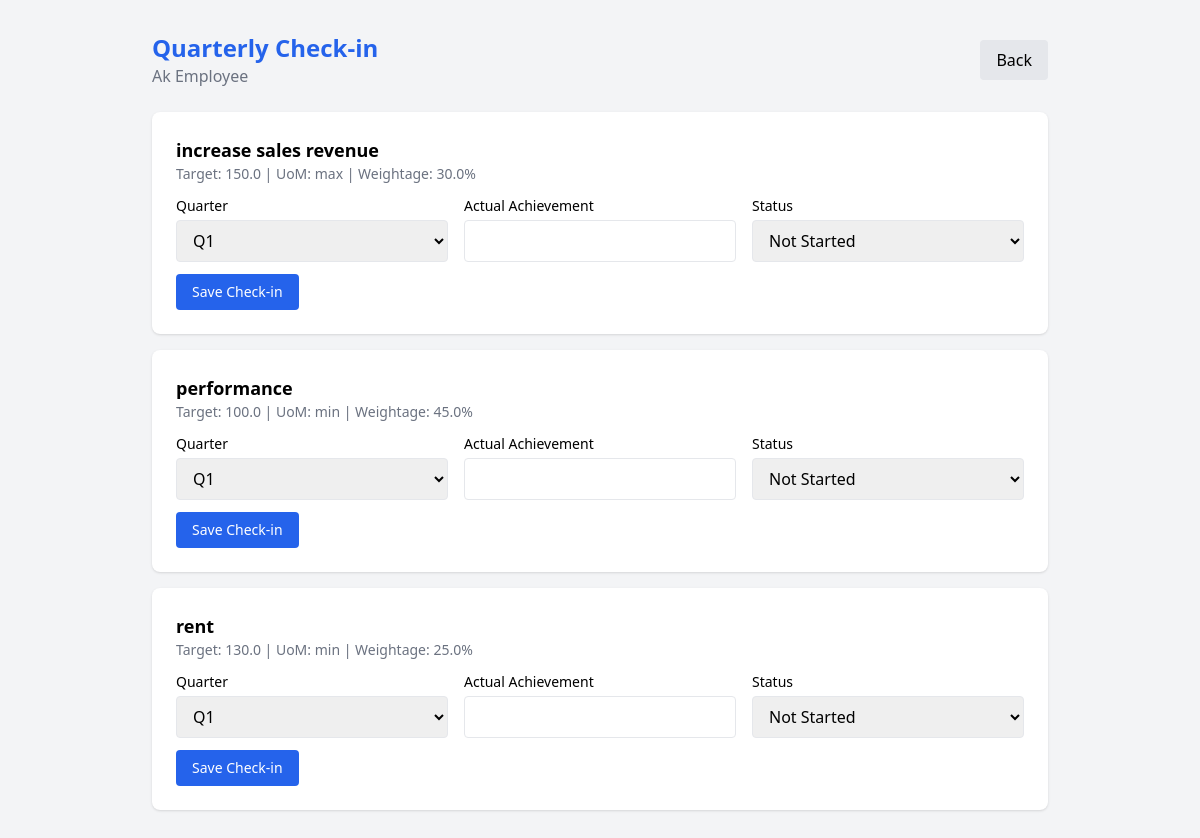
The app's page /employee/checkin (signed in), older data.
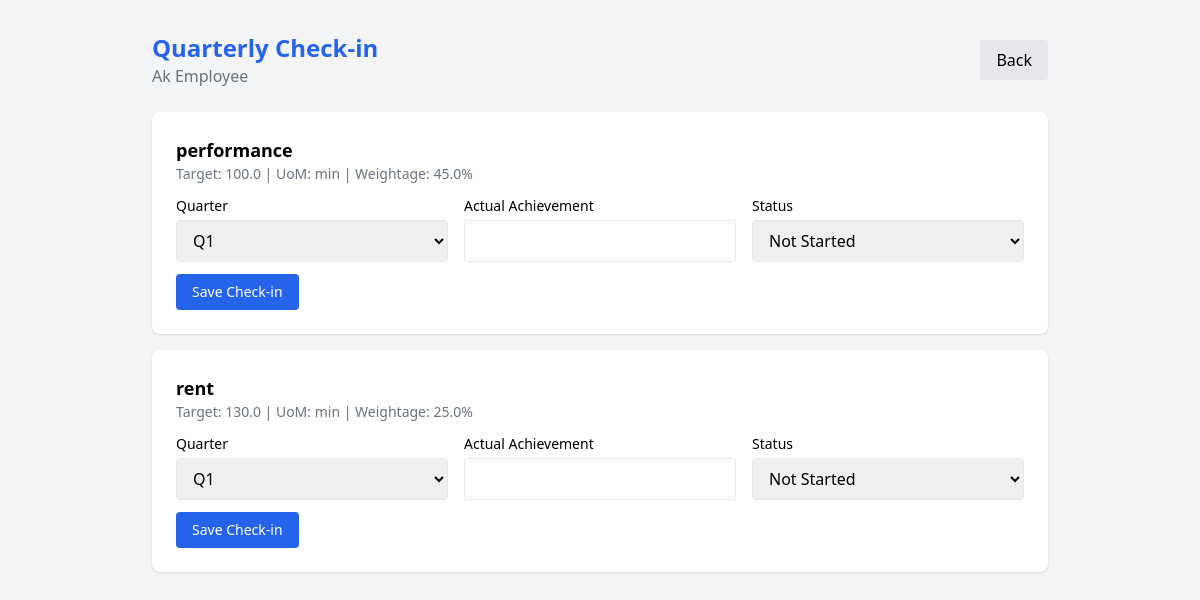
The same page, newer data.
### app/models.py (models this page shows)
class Goal(Base):
    __tablename__ = "goals"
    id = Column(Integer, primary_key=True, index=True)
    employee_id = Column(Integer, ForeignKey("users.id"), nullable=False)
    title = Column(String, nullable=False)
    thrust_area = Column(String, nullable=False)
    uom_type = Column(String, nullable=False)  # min / max / zero / timeline
    target = Column(Float, nullable=False)
    weightage = Column(Float, nullable=False)
    status = Column(String, default="draft")  # draft / submitted / approved / locked
    is_shared = Column(Boolean, default=False)
    parent_goal_id = Column(Integer, ForeignKey("goals.id"), nullable=True)
    created_at = Column(DateTime, default=datetime.utcnow)
    employee = relationship("User", back_populates="goals")
    achievements = relationship("Achievement", back_populates="goal")
    audit_logs = relationship("AuditLog", back_populates="goal")

### app/routes/employee.py (the view)
@router.get("/checkin")
def checkin_page(request: Request, user=Depends(require_employee), db: Session = Depends(get_db)):
    goals = db.query(Goal).filter(
        Goal.employee_id == user.id,
        Goal.status == "locked"
    ).all()
    return templates.TemplateResponse(request, "employee/checkin.html", {
        "user": user,
        "goals": goals,
        "quarters": ["Q1", "Q2", "Q3", "Q4"]
    })

### app/templates/employee/checkin.html (shortened to what this page needs)
<!DOCTYPE html>
<html>
<head>
    <script src="https://cdn.tailwindcss.com"></script>
</head>
<body class="bg-gray-100 p-8">
<div class="max-w-4xl mx-auto">
    <div class="flex justify-between items-center mb-6">
        <div>
            <h1 class="text-2xl font-bold text-blue-600">Quarterly Check-in</h1>
            <p class="text-gray-500">{{ user.name }}</p>
        </div>
        <a href="/employee/dashboard" class="bg-gray-200 px-4 py-2 rounded">Back</a>
    </div>
    {% if not goals %}
    <div class="bg-white rounded-lg shadow p-6 text-center text-gray-500">
        No approved goals yet. Goals must be approved by your manager before check-in.
    </div>
    {% else %}
    {% for goal in goals %}
    <div class="bg-white rounded-lg shadow p-6 mb-4">
        <div class="flex justify-between mb-3">
            <div>
                <h2 class="font-semibold text-lg">{{ goal.title }}</h2>
                <p class="text-sm text-gray-500">Target: {{ goal.target }} | UoM: {{ goal.uom_type }} | Weightage: {{ goal.weightage }}%</p>
            </div>
        </div>
        <form method="POST" action="/employee/checkin/save">
            <div class="grid grid-cols-3 gap-4">
                <div>
                    <label class="block text-sm font-medium mb-1">Quarter</label>
                    <select name="quarter" class="w-full border rounded px-3 py-2">
                        {% for q in quarters %}
                        <option value="{{ q }}">{{ q }}</option>
                        {% endfor %}
                    </select>
                </div>
                <div>
                    <label class="block text-sm font-medium mb-1">Actual Achievement</label>
                    <input type="number" name="actual" step="0.01" required
                        class="w-full border rounded px-3 py-2">
                </div>
                <div>
                    <label class="block text-sm font-medium mb-1">Status</label>
                    <select name="status" class="w-full border rounded px-3 py-2">
                        <option value="not_started">Not Started</option>
                    </select>
                </div>
            </div>
            <button type="submit" class="mt-3 bg-blue-600 text-white px-4 py-2 rounded hover:bg-blue-700 text-sm">
                Save Check-in
            </button>
        </form>
    </div>
    {% endfor %}
    {% endif %}
</div>
</body>
</html>

Row changes from the older to the newer data that the page shows:
no longer on this page (row edited): Goal: title "increase sales revenue", target "150.0", uom_type "max", weightage "30.0"
